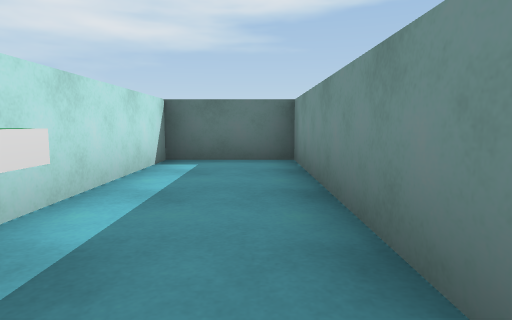
view 1 (above)

12 first-person views from a walk through a 3-D level made in the Unity game engine. The camera is 0.58 m above the floor, tilts 6° down and sees 75° across. The floor is counted in squares, 1 m on a side. Each view is taken from the middle of a square. On the plan, view 1 faces up. The plan holds only what a view shows up to about 9 squares ahead; the rest is blank. The place goes on beyond the plan.

view 2
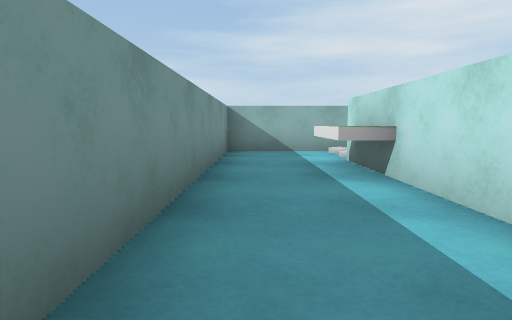

view 3
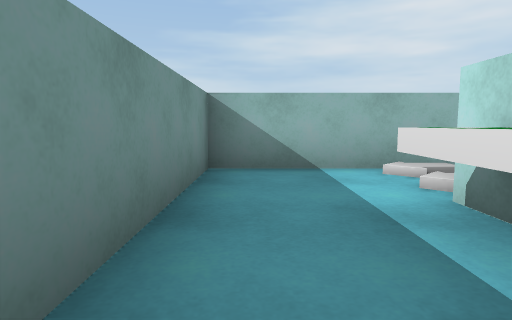

view 4
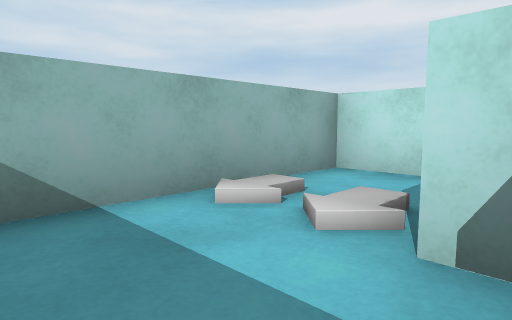

view 5
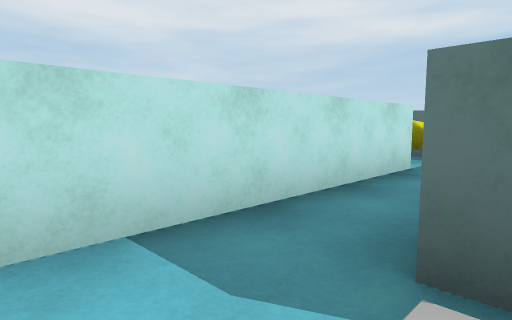

view 6
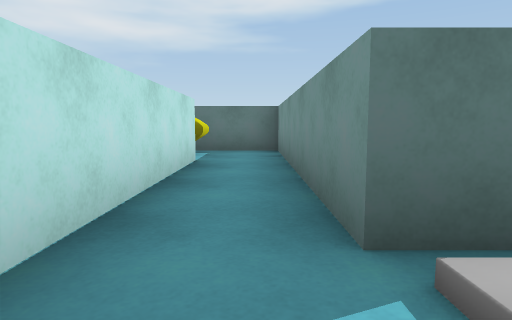

view 7
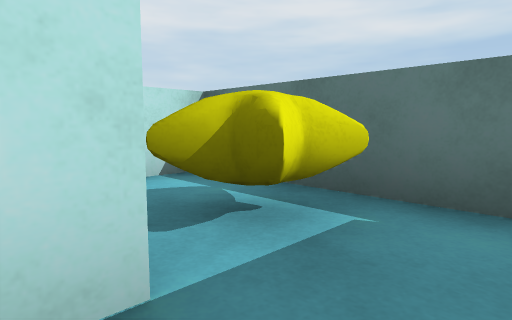

view 8
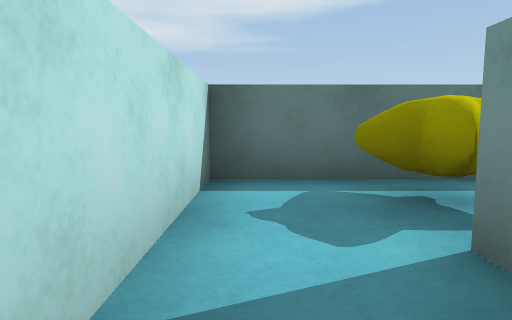

view 9
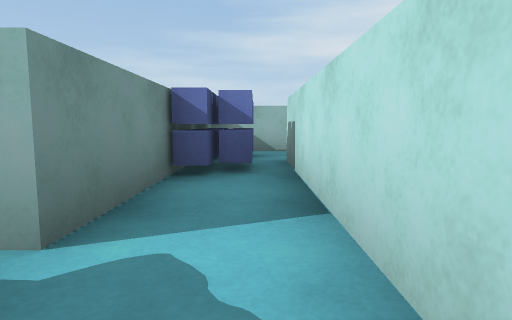

view 10
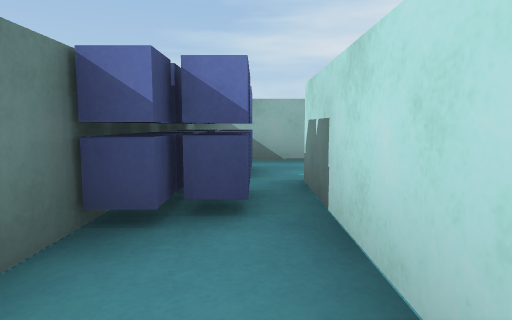

view 11
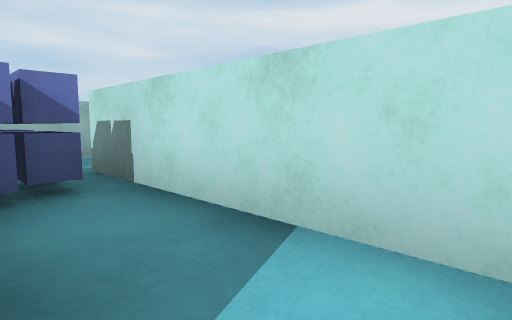

view 12
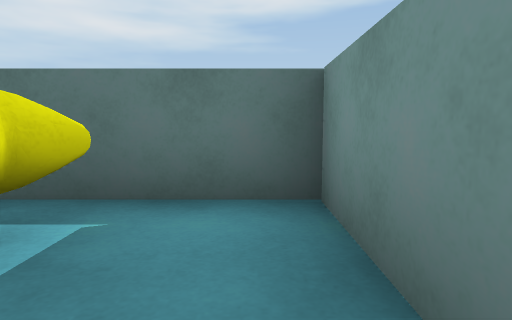

### Floor plan
Key: @ floor where view 1 was taken; # wall or solid block; . floor; / step, stairs or slope; S sign; C blue cube; O other object.
Columns run from 7 left of view 1 to 1 right of it. Each row starts with its distance up from view 1.
  6 #########
  5 #.O..#..#
  4 #....#..#
  3 #.##.#..#
  2 #.##.#..#
  1 #CC#.#S.#
  0 #OC#.#S@#
 -1 .O #./..#
 -2  # #./..#
 -3 #########

Positions as (right, up) in squares from view 1, and headings:
1: (0, 0), facing up
2: (0, 5), facing down
3: (0, 2), facing down
4: (0, 0), facing down-left
5: (-2, -2), facing up-left
6: (-3, -2), facing up
7: (-3, 3), facing up-left
8: (-6, 2), facing up
9: (-6, 5), facing down
10: (-6, 3), facing down
11: (-5, 4), facing down-left
12: (-3, 3), facing up
